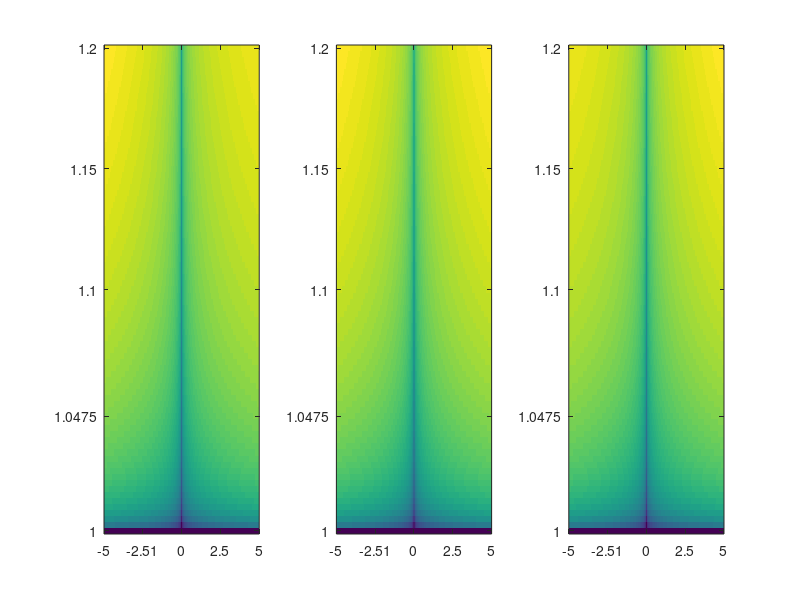
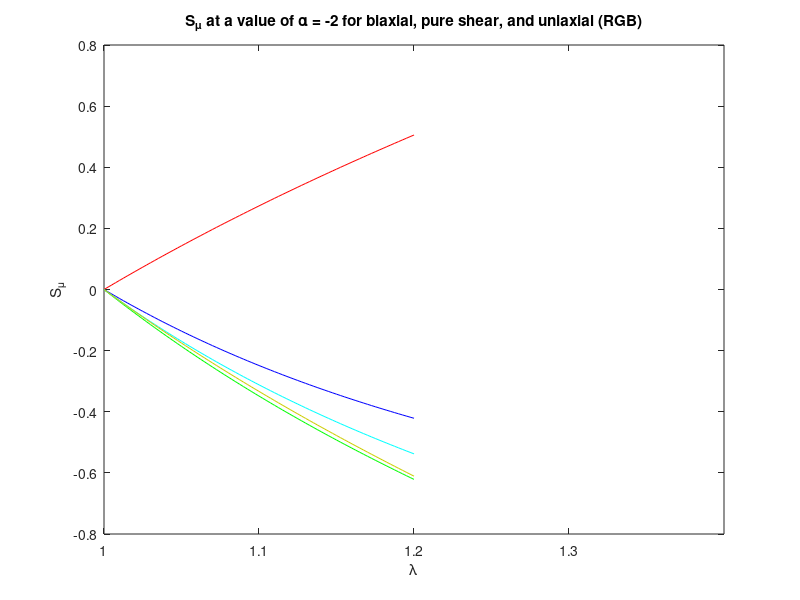
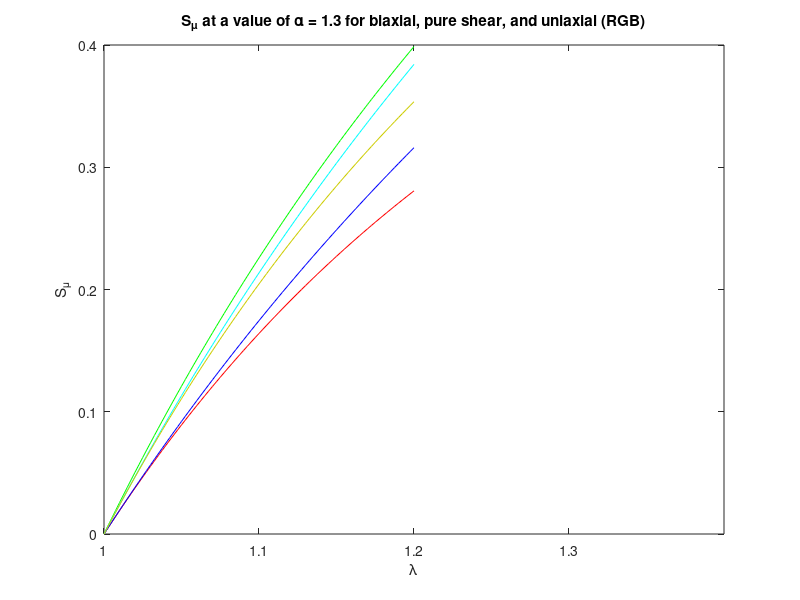
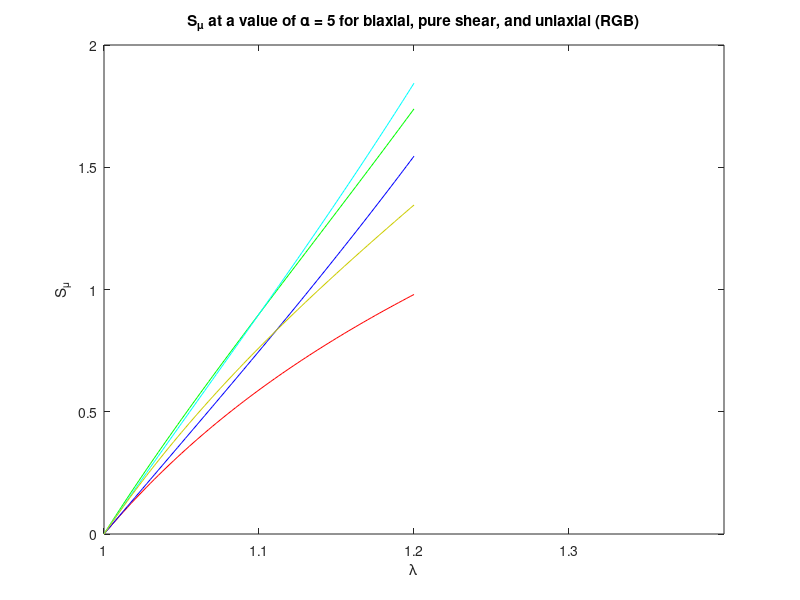

Source code (MATLAB) for these figures, in order:
clear all;
close all;


% lam = 1.01.^linspace(0,60,301);
lam = linspace(1,1.2,81);
alpha = linspace(-5,5,1001);

%Example parameters from Treloar's data:
%mu1 = 0.62 MPa, alpha1 = 1.3
%mu2 = 0.00118 MPa, alpha2 = 5
%mu3 = -0.00981 MPa, alpha3 = -2

mu = 1;


%Salpha_ps = mu*bsxfun(@times,log(lam'),(bsxfun(@power,lam',alpha-1)-bsxfun(@power,lam',-alpha-1)));
Salpha_ps =  mu*bsxfun(@times,log(lam'),(bsxfun(@power,lam',alpha-1)-bsxfun(@power,lam',-alpha-1)));

%Salpha_ua = mu*bsxfun(@times,log(lam'),(bsxfun(@power,lam',alpha-1)-0.5*bsxfun(@power,lam',-0.5*alpha-1)));
Salpha_ua = mu*bsxfun(@times,log(lam'),(bsxfun(@power,lam',alpha-1)-bsxfun(@power,lam',-0.5*alpha-1)));

%Salpha_ba = mu*bsxfun(@times,log(lam'),(0.5*bsxfun(@power,lam',0.5*(alpha-1))-bsxfun(@power,lam',-alpha-0.5)));
Salpha_ba = mu*bsxfun(@times,log(lam'),(bsxfun(@power,lam',0.5*alpha-1)-bsxfun(@power,lam',-alpha-1)));

%k = 0:0.01:1;
%Old, corrected on 220126
%Salpha_gen = @(k) mu*bsxfun(@times,log(lam'),((-k^2+1.5*k+0.5)*bsxfun(@power,lam',(-k^2+1.5*k+0.5)*alpha-1)...
%    +(-k+0.5)*bsxfun(@power,lam',(-k+0.5)*alpha-1)...
%    +(k^2-0.5*k-1)*bsxfun(@power,lam',(k^2-0.5*k-1)*alpha-1)));
Salpha_gen = @(k) mu*bsxfun(@times,log(lam'),((-k^2+1.5*k+0.5)^2*bsxfun(@power,lam',(-k^2+1.5*k+0.5)*alpha-1)...
    +(-k+0.5)^2*bsxfun(@power,lam',(-k+0.5)*alpha-1)...
    +(k^2-0.5*k-1)^2*bsxfun(@power,lam',(k^2-0.5*k-1)*alpha-1)));
Smu_gen = @(k) (-k^2+1.5*k+0.5)*bsxfun(@power,lam',(-k^2+1.5*k+0.5)*alpha-1)...
    +(-k+0.5)*bsxfun(@power,lam',(-k+0.5)*alpha-1)...
    +(k^2-0.5*k-1)*bsxfun(@power,lam',(k^2-0.5*k-1)*alpha-1);

W_gen = @(k) mu*bsxfun(@times,1./alpha,(bsxfun(@power,lam',(-k^2+1.5*k+0.5)*alpha)...
    +bsxfun(@power,lam',(-k+0.5)*alpha)...
    +bsxfun(@power,lam',(k^2-0.5*k-1)*alpha)-3));

figure;  subplot(1,3,1);
imagesc(log10(abs(Salpha_ba)))
set(gca,'YDir','normal'); colormap viridis;
set(gca,'XTick',[1,round(length(alpha)/4),round(length(alpha)/2),round(3*length(alpha)/4),length(alpha)],'XTickLabel',[alpha(1),alpha(round(end/4)),alpha(round(end/2)),alpha(round(3*end/4)),alpha(end)])
set(gca,'YTick',[1,round(length(lam)/4),round(length(lam)/2),round(3*length(lam)/4),length(lam)],'YTickLabel',[lam(1),lam(round(end/4)),lam(round(end/2)),lam(round(3*end/4)),lam(end)])

subplot(1,3,2);
imagesc(log10(abs(Salpha_ps)))
set(gca,'YDir','normal');colormap viridis;
set(gca,'XTick',[1,round(length(alpha)/4),round(length(alpha)/2),round(3*length(alpha)/4),length(alpha)],'XTickLabel',[alpha(1),alpha(round(end/4)),alpha(round(end/2)),alpha(round(3*end/4)),alpha(end)])
set(gca,'YTick',[1,round(length(lam)/4),round(length(lam)/2),round(3*length(lam)/4),length(lam)],'YTickLabel',[lam(1),lam(round(end/4)),lam(round(end/2)),lam(round(3*end/4)),lam(end)])

subplot(1,3,3);
imagesc(log10(abs(Salpha_ua)))
set(gca,'YDir','normal');colormap viridis;
set(gca,'XTick',[1,round(length(alpha)/4),round(length(alpha)/2),round(3*length(alpha)/4),length(alpha)],'XTickLabel',[alpha(1),alpha(round(end/4)),alpha(round(end/2)),alpha(round(3*end/4)),alpha(end)])
set(gca,'YTick',[1,round(length(lam)/4),round(length(lam)/2),round(3*length(lam)/4),length(lam)],'YTickLabel',[lam(1),lam(round(end/4)),lam(round(end/2)),lam(round(3*end/4)),lam(end)])

k=0:0.01:1;
for j = 1:length(k)
    Salpha_all(:,:,j) = Salpha_gen(k(j));
    Smu_all(:,:,j) = Smu_gen(k(j));
end

[maxS_for_alpha, maxks_for_alpha] = max(abs(Salpha_all),[],3);

ks_for_alpha =zeros(size(maxks_for_alpha));
for m=1:size(maxks_for_alpha,1)
    for n=1:size(maxks_for_alpha,2)
    ks_for_alpha(m,n) = k(maxks_for_alpha(m,n));
    end
end
    
figure(11); contourf(maxS_for_alpha,21);
title('maximum \alpha sensitivity as f(\alpha, \lambda)');
set(gca,'YDir','normal');colormap viridis;
set(gca,'XTick',[1,round(length(alpha)/4),round(length(alpha)/2),round(3*length(alpha)/4),length(alpha)],'XTickLabel',[alpha(1),alpha(round(end/4)),alpha(round(end/2)),alpha(round(3*end/4)),alpha(end)])
set(gca,'YTick',[1,round(length(lam)/4),round(length(lam)/2),round(3*length(lam)/4),length(lam)],'YTickLabel',[lam(1),lam(round(end/4)),lam(round(end/2)),lam(round(3*end/4)),lam(end)])

figure(12); contourf(ks_for_alpha,21,'LineStyle','none'); caxis([0 1])%caxis([0.25 0.75])
title('maximum k to maximize \alpha sensitivity as f(\alpha, \lambda)');
set(gca,'YDir','normal'); colormap viridis;
set(gca,'XTick',[1,round(length(alpha)/4),round(length(alpha)/2),round(3*length(alpha)/4),length(alpha)],'XTickLabel',[alpha(1),alpha(round(end/4)),alpha(round(end/2)),alpha(round(3*end/4)),alpha(end)])
set(gca,'YTick',[1,round(length(lam)/4),round(length(lam)/2),round(3*length(lam)/4),length(lam)],'YTickLabel',[lam(1),lam(round(end/4)),lam(round(end/2)),lam(round(3*end/4)),lam(end)])


[maxS_for_mu, maxks_for_mu] = max(abs(Smu_all),[],3);

ks_for_mu =zeros(size(maxks_for_mu));
for m=1:size(maxks_for_mu,1)
    for n=1:size(maxks_for_mu,2)
    ks_for_mu(m,n) = k(maxks_for_mu(m,n));
    end
end
    
figure(21); contourf(maxS_for_mu,21);
title('maximum \mu sensitivity as f(\alpha, \lambda)');
set(gca,'YDir','normal');colormap viridis;
set(gca,'XTick',[1,round(length(alpha)/4),round(length(alpha)/2),round(3*length(alpha)/4),length(alpha)],'XTickLabel',[alpha(1),alpha(round(end/4)),alpha(round(end/2)),alpha(round(3*end/4)),alpha(end)])
set(gca,'YTick',[1,round(length(lam)/4),round(length(lam)/2),round(3*length(lam)/4),length(lam)],'YTickLabel',[lam(1),lam(round(end/4)),lam(round(end/2)),lam(round(3*end/4)),lam(end)])

figure(22); contourf(ks_for_mu,21);
title('maximum k to maximize \mu sensitivity as f(\alpha, \lambda)');
set(gca,'YDir','normal');colormap viridis;
set(gca,'XTick',[1,round(length(alpha)/4),round(length(alpha)/2),round(3*length(alpha)/4),length(alpha)],'XTickLabel',[alpha(1),alpha(round(end/4)),alpha(round(end/2)),alpha(round(3*end/4)),alpha(end)])
set(gca,'YTick',[1,round(length(lam)/4),round(length(lam)/2),round(3*length(lam)/4),length(lam)],'YTickLabel',[lam(1),lam(round(end/4)),lam(round(end/2)),lam(round(3*end/4)),lam(end)])

Smu_ua = Smu_gen(1);
Smu_ba = Smu_gen(0);
Smu_ps = Smu_gen(0.5);
Smu_75 = Smu_gen(0.75);
Smu_25 = Smu_gen(0.25);

a=301;
figure; plot(lam,abs(Smu_ba(:,a)),'r'); hold on;  plot(lam,Smu_ps(:,a),'g'); plot(lam,Smu_ua(:,a),'b'); plot(lam,Smu_75(:,a),'cyan'); plot(lam,Smu_25(:,a),'Color',[0.8 0.8 0]) 
xlim([1 1.4])
xlabel('\lambda');
ylabel('S_\mu')
title('S_\mu at a value of \alpha = -2 for biaxial, pure shear, and uniaxial (RGB)');

a=631;
figure; plot(lam,abs(Smu_ba(:,a)),'r'); hold on;  plot(lam,Smu_ps(:,a),'g'); plot(lam,Smu_ua(:,a),'b'); plot(lam,Smu_75(:,a),'cyan'); plot(lam,Smu_25(:,a),'Color',[0.8 0.8 0]) 
xlim([1 1.4])
xlabel('\lambda');
ylabel('S_\mu')
title('S_\mu at a value of \alpha = 1.3 for biaxial, pure shear, and uniaxial (RGB)');

a=1001;
figure; plot(lam,abs(Smu_ba(:,a)),'r'); hold on;  plot(lam,Smu_ps(:,a),'g'); plot(lam,Smu_ua(:,a),'b'); plot(lam,Smu_75(:,a),'cyan'); plot(lam,Smu_25(:,a),'Color',[0.8 0.8 0]) 
xlim([1 1.4])
xlabel('\lambda');
ylabel('S_\mu')
title('S_\mu at a value of \alpha = 5 for biaxial, pure shear, and uniaxial (RGB)');


%%Next thing to do is put in the expression for energy and look at the
%%energy as a function of k, alpha, and lambda
figure; contourf(W_gen(0.5),21);

figure(51); 
% lamidx = 268; % 1.7 for exponential linspace
lamidx = 71;   % 1.7 for regular linspace
%NH
plot(k,squeeze(Salpha_all(lamidx,701,:))); hold on; 
%alpha=5
plot(k,squeeze(Salpha_all(lamidx,1001,:)));
%alpha=1.3
plot(k,squeeze(Salpha_all(lamidx,631,:)));
%alpha=-2
plot(k,-squeeze(Salpha_all(lamidx,301,:)));

figure(52);
%NH
plot(k,squeeze(Salpha_all(lamidx,701,:))/max(squeeze(Salpha_all(lamidx,701,:)))); hold on; 
%alpha=5
plot(k,squeeze(Salpha_all(lamidx,1001,:))/max(squeeze(Salpha_all(lamidx,1001,:))));
%alpha=1.3
plot(k,squeeze(Salpha_all(lamidx,631,:))/max(squeeze(Salpha_all(lamidx,631,:))));
%alpha=-2
plot(k,abs(squeeze(Salpha_all(lamidx,301,:)))/max(abs(squeeze(Salpha_all(lamidx,301,:)))));

